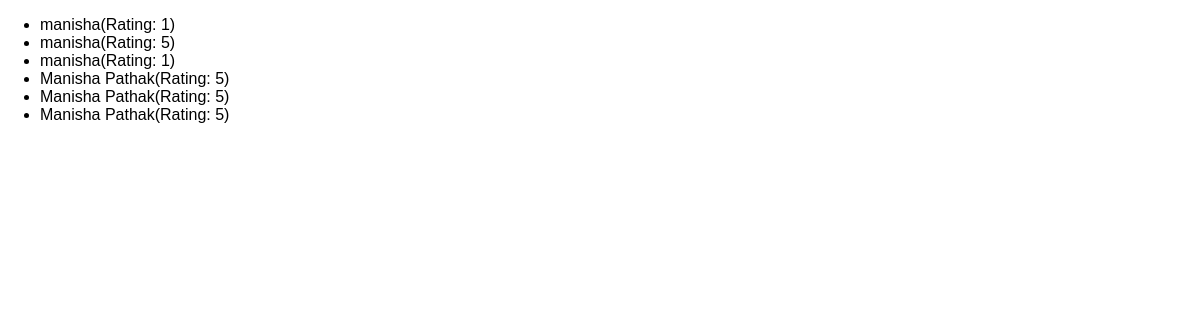
The app's page /reviews, older data.
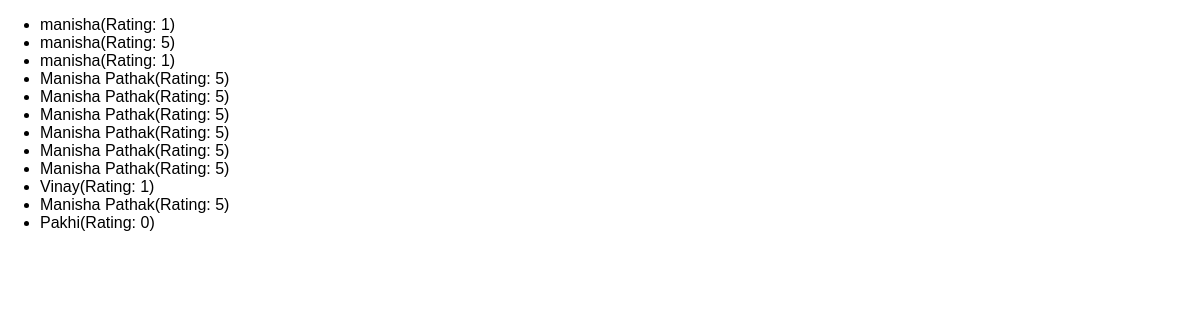
The same page, newer data.
### reviews/models.py (models this page shows)
class Review(models.Model):
    user_name=models.CharField(max_length=100)
    review_text=models.TextField()
    rating=models.IntegerField()

### reviews/views.py (the view)
# urls.py: path("reviews", views.ReviewList.as_view()),
class ReviewList(ListView):
    template_name="reviews/review_list.html"
    model = Review
    context_object_name = "reviews"

### reviews/templates/reviews/review_list.html (shortened to what this page needs)
{% extends 'reviews/base.html' %}
{% block content %}
  <ul>
    {% for review in reviews %}
      <li>{{ review.user_name }}(Rating: {{ review.rating }})</li>
    {% endfor %}
  </ul>
{% endblock %}

### reviews/templates/reviews/base.html (shortened to what this page needs)
{% load static %}
<!DOCTYPE html>
<html lang="en">
<head>
    <link rel="stylesheet" href="{% static "reviews/styles.css" %}"
</head>
<body>
    {% block content %}
    {% endblock %}
</body>
</html>

### reviews/static/reviews/styles.css (style rules this page uses)
body { font-family: sans-serif; margin:0; }

Row changes from the older to the newer data that the page shows:
added Review: user_name "Manisha Pathak", rating "5"
added Review: user_name "Manisha Pathak", rating "5"
added Review: user_name "Manisha Pathak", rating "5"
added Review: user_name "Vinay", rating "1"
added Review: user_name "Manisha Pathak", rating "5"
added Review: user_name "Pakhi", rating "0"
